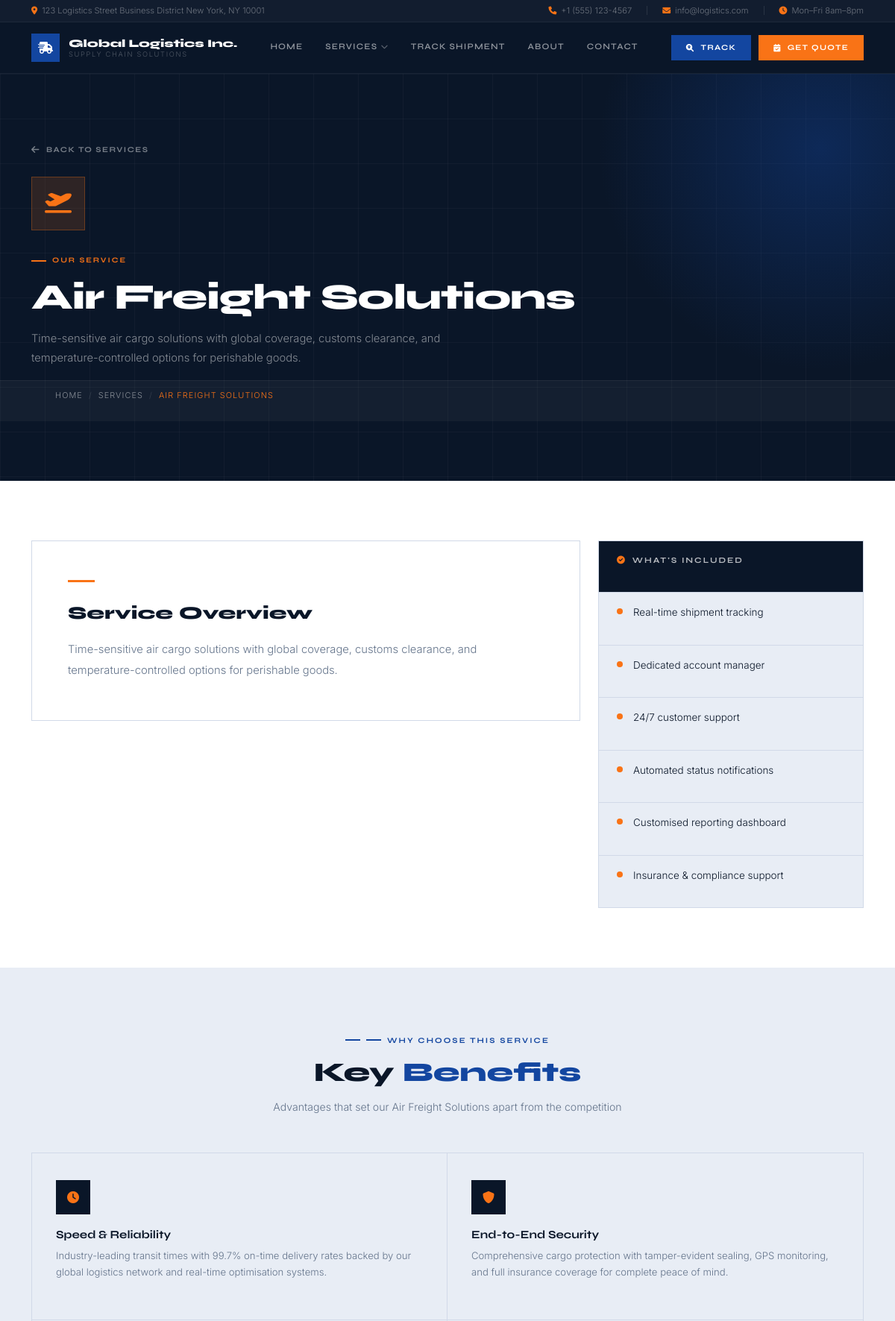
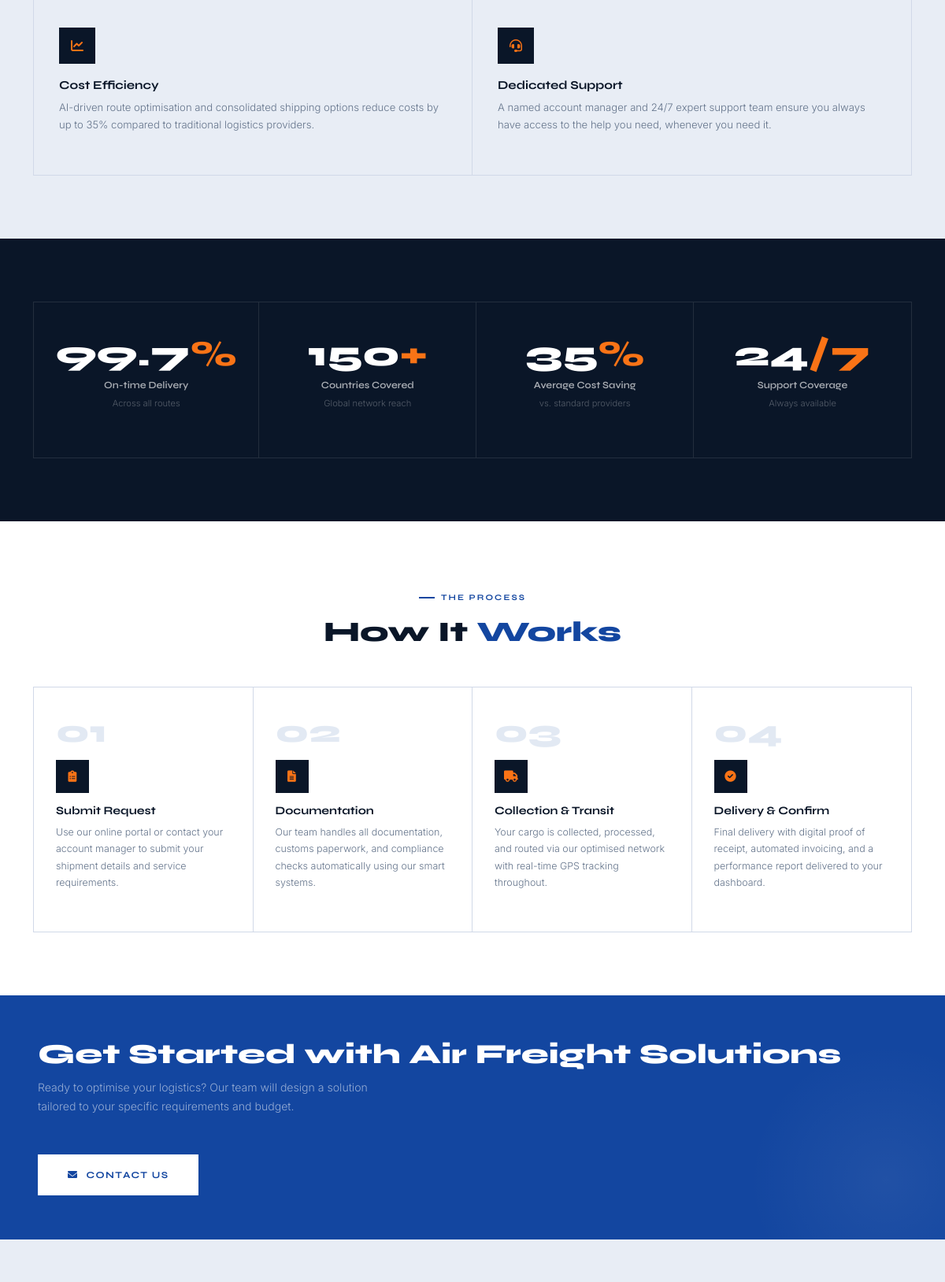
Page /pages/services/1/ (upper part) on the committed database (2 pictures, top to bottom).
### pages/models.py (models this page shows, shortened)
class SiteSettings(models.Model):
    company_name = models.CharField(max_length=200, default='Global Logistics Inc.')
    logo = models.ImageField(upload_to='logos/', blank=True, null=True)
    phone_number = models.CharField(max_length=20, default='+1 (555) 123-4567')
    email = models.EmailField(default='info@logistics.com')
    address = models.TextField(default='123 Logistics Street\nBusiness District\nNew York, NY 10001')
    footer_text = models.TextField(default='© 2024 Global Logistics Inc. All rights reserved.')
    facebook_url = models.URLField(blank=True)
    twitter_url = models.URLField(blank=True)
    linkedin_url = models.URLField(blank=True)
    instagram_url = models.URLField(blank=True)
    class Meta:
        verbose_name = 'Site Settings'
        verbose_name_plural = 'Site Settings'

class Service(models.Model):
    title = models.CharField(max_length=200)
    description = models.TextField()
    icon_class = models.CharField(max_length=50, default='fas fa-shipping-fast')
    display_order = models.IntegerField(default=0)
    is_active = models.BooleanField(default=True)
    class Meta:
        ordering = ['display_order']
        verbose_name = 'Service'
        verbose_name_plural = 'Services'

### pages/views.py (the view)
# urls.py: path('services/<int:service_id>/', views.service_detail, name='service_detail'),  # ADD THIS LINE
def service_detail(request, service_id):
    service = get_object_or_404(Service, id=service_id, is_active=True)
    context = {
        'service': service,
    }
    return render(request, 'pages/service_detail.html', context)

### templates/pages/service_detail.html (shortened to what this page needs)
{% extends 'base.html' %}
{% block content %}
<div class="page-hero">
  <div class="container hero-inner">
    <a href="{% url 'services' %}" class="hero-back"><i class="fas fa-arrow-left"></i> Back to Services</a>
    <div class="hero-service-icon"><i class="{{ service.icon_class }}"></i></div>
    <span class="hero-eyebrow">Our Service</span>
    <h1 class="hero-title">{{ service.title }}</h1>
    <p class="hero-sub">{{ service.short_description|default:service.description|truncatewords:25 }}</p>
  </div>
  <div class="bc">
    <div class="container">
      <ol>
        <li><a href="/">Home</a></li>
        <li><a href="{% url 'services' %}">Services</a></li>
        <li class="cur">{{ service.title }}</li>
      </ol>
    </div>
  </div>
</div>
<section class="section section-white">
  <div class="container">
    <div class="row g-4">
      <div class="col-lg-8">
        <div class="desc-panel">
          <div class="panel-rule"></div>
          <h2 class="panel-title">Service Overview</h2>
          <div class="panel-body">
            {{ service.description|linebreaks }}
          </div>
        </div>
      </div>
      <div class="col-lg-4">
        <div class="features-panel">
          <div class="fp-header">
            <p class="fp-header-text"><i class="fas fa-check-circle me-2" style="color:var(--accent);"></i>What's Included</p>
          </div>
          {% for feature in service.features.all %}
          <div class="feat-item">
            <div class="feat-dot"></div>
            <p class="feat-text">{{ feature.title }}</p>
          </div>
          {% empty %}
          <div class="feat-item"><div class="feat-dot"></div><p class="feat-text">Real-time shipment tracking</p></div>
          <div class="feat-item"><div class="feat-dot"></div><p class="feat-text">Dedicated account manager</p></div>
          <div class="feat-item"><div class="feat-dot"></div><p class="feat-text">24/7 customer support</p></div>
          <div class="feat-item"><div class="feat-dot"></div><p class="feat-text">Automated status notifications</p></div>
          <div class="feat-item"><div class="feat-dot"></div><p class="feat-text">Customised reporting dashboard</p></div>
          <div class="feat-item"><div class="feat-dot"></div><p class="feat-text">Insurance &amp; compliance support</p></div>
          {% endfor %}
        </div>
      </div>
    </div>
  </div>
</section>
<section class="section section-steel">
  <div class="container">
    <div class="sec-head" style="text-align:center; margin-bottom:48px;">
      <span class="sec-eye" style="display:inline-flex; align-items:center; gap:8px; font-family:var(--fs); font-size:.65rem; font-weight:700; letter-spacing:.2em; text-transform:uppercase; color:var(--blue); margin-bottom:14px;">
        <span style="width:20px; height:2px; background:var(--blue); display:block;"></span>Why Choose This Service
      </span>
      <h2 style="font-family:var(--fs); font-size:clamp(1.8rem,3vw,2.4rem); font-weight:800; color:var(--navy); margin-bottom:12px;">Key <span style="color:var(--blue);">Benefits</span></h2>
      <p style="font-size:.88rem; color:var(--gray); font-weight:300; line-height:1.8;">Advantages that set our {{ service.title }} apart from the competition</p>
    </div>
    <div class="benefits-grid">
      <div class="benefit-cell">
        <div class="benefit-icon"><i class="fas fa-clock"></i></div>
        <h3 class="benefit-name">Speed &amp; Reliability</h3>
        <p class="benefit-desc">Industry-leading transit times with 99.7% on-time delivery rates backed by our global logistics network and real-time optimisation systems.</p>
      </div>
      <div class="benefit-cell">
        <div class="benefit-icon"><i class="fas fa-shield-alt"></i></div>
        <h3 class="benefit-name">End-to-End Security</h3>
        <p class="benefit-desc">Comprehensive cargo protection with tamper-evident sealing, GPS monitoring, and full insurance coverage for complete peace of mind.</p>
      </div>
      <div class="benefit-cell">
        <div class="benefit-icon"><i class="fas fa-chart-line"></i></div>
        <h3 class="benefit-name">Cost Efficiency</h3>
        <p class="benefit-desc">AI-driven route optimisation and consolidated shipping options reduce costs by up to 35% compared to traditional logistics providers.</p>
      </div>
      <div class="benefit-cell">
        <div class="benefit-icon"><i class="fas fa-headset"></i></div>
        <h3 class="benefit-name">Dedicated Support</h3>
        <p class="benefit-desc">A named account manager and 24/7 expert support team ensure you always have access to the help you need, whenever you need it.</p>
      </div>
    </div>
  </div>
</section>
<section class="section section-navy">
  <div class="container">
    <div class="stats-grid">
      <div class="stat-cell">
        <span class="stat-num">99.7<em>%</em></span>
        <p class="stat-label">On-time Delivery</p>
        <p class="stat-note">Across all routes</p>
      </div>
      <div class="stat-cell">
        <span class="stat-num">150<em>+</em></span>
        <p class="stat-label">Countries Covered</p>
        <p class="stat-note">Global network reach</p>
      </div>
      <div class="stat-cell">
        <span class="stat-num">35<em>%</em></span>
        <p class="stat-label">Average Cost Saving</p>
        <p class="stat-note">vs. standard providers</p>
      </div>
      <div class="stat-cell">
        <span class="stat-num">24<em>/7</em></span>
        <p class="stat-label">Support Coverage</p>
        <p class="stat-note">Always available</p>
      </div>
    </div>
  </div>
</section>
<section class="section section-white">
  <div class="container">
    <div style="text-align:center; margin-bottom:48px;">
      <span style="display:inline-flex; align-items:center; gap:8px; font-family:var(--fs); font-size:.65rem; font-weight:700; letter-spacing:.2em; text-transform:uppercase; color:var(--blue); margin-bottom:14px;">
        <span style="width:20px; height:2px; background:var(--blue); display:block;"></span>The Process
      </span>
      <h2 style="font-family:var(--fs); font-size:clamp(1.8rem,3vw,2.4rem); font-weight:800; color:var(--navy);">How It <span style="color:var(--blue);">Works</span></h2>
    </div>
    <div class="steps-grid">
      <div class="step-cell">
        <div class="step-num">01</div>
        <div class="step-icon"><i class="fas fa-clipboard-list"></i></div>
        <h3 class="step-name">Submit Request</h3>
        <p class="step-desc">Use our online portal or contact your account manager to submit your shipment details and service requirements.</p>
      </div>
      <div class="step-cell">
        <div class="step-num">02</div>
        <div class="step-icon"><i class="fas fa-file-alt"></i></div>
        <h3 class="step-name">Documentation</h3>
        <p class="step-desc">Our team handles all documentation, customs paperwork, and compliance checks automatically using our smart systems.</p>
      </div>
      <div class="step-cell">
        <div class="step-num">03</div>
        <div class="step-icon"><i class="fas fa-truck"></i></div>
        <h3 class="step-name">Collection &amp; Transit</h3>
        <p class="step-desc">Your cargo is collected, processed, and routed via our optimised network with real-time GPS tracking throughout.</p>
      </div>
      <div class="step-cell">
        <div class="step-num">04</div>
        <div class="step-icon"><i class="fas fa-check-circle"></i></div>
        <h3 class="step-name">Delivery &amp; Confirm</h3>
        <p class="step-desc">Final delivery with digital proof of receipt, automated invoicing, and a performance report delivered to your dashboard.</p>
      </div>
    </div>
  </div>
</section>
<div class="cta-panel">
  <div class="cta-inner">
    <div>
      <h2 class="cta-title">Get Started with {{ service.title }}</h2>
      <p class="cta-sub">Ready to optimise your logistics? Our team will design a solution tailored to your specific requirements and budget.</p>
    </div>
    <a href="{% url 'contact' %}" class="btn-cta"><i class="fas fa-envelope"></i>Contact Us</a>
  </div>
</div>
<section class="section section-steel">
</section>
{% endblock %}

### templates/base.html (shortened to what this page needs)
<!DOCTYPE html>
<html lang="en">
<head>
  <link href="https://cdn.jsdelivr.net/npm/bootstrap@5.1.3/dist/css/bootstrap.min.css" rel="stylesheet">
  <link rel="stylesheet" href="https://cdnjs.cloudflare.com/ajax/libs/font-awesome/6.0.0/css/all.min.css">
</head>
<body>
<nav class="sc-navbar" id="sc-navbar">
  <div class="nav-topbar">
    <div class="container">
      <div class="nav-topbar-inner">
        <div class="nav-topbar-left">
          <span class="nav-topbar-item">
            <i class="fas fa-map-marker-alt"></i>
            {% if site_settings %}{{ site_settings.address }}{% else %}123 Logistics Street, Business District{% endif %}
          </span>
        </div>
        <div class="nav-topbar-right">
          <a href="tel:{% if site_settings %}{{ site_settings.phone_number }}{% else %}+15551234567{% endif %}" class="nav-topbar-item">
            <i class="fas fa-phone"></i>
            {% if site_settings %}{{ site_settings.phone_number }}{% else %}+1 (555) 123-4567{% endif %}
          </a>
          <a href="mailto:{% if site_settings %}{{ site_settings.email }}{% else %}info@logistics.com{% endif %}" class="nav-topbar-item">
            <i class="fas fa-envelope"></i>
            {% if site_settings %}{{ site_settings.email }}{% else %}info@logistics.com{% endif %}
          </a>
          <span class="nav-topbar-item">
            <i class="fas fa-clock"></i>
            Mon–Fri 8am–8pm
          </span>
        </div>
      </div>
    </div>
  </div>
  <div class="container">
    <div class="nav-main-row">
      <a href="{% url 'home' %}" class="nav-brand">
        {% if site_settings and site_settings.logo %}
          <img src="{{ site_settings.logo.url }}" alt="{{ site_settings.company_name }}">
        {% else %}
          <div class="nav-brand-logo"><i class="fas fa-shipping-fast"></i></div>
          <div class="nav-brand-text">
            <span class="nav-brand-name">{% if site_settings %}{{ site_settings.company_name }}{% else %}GlobalLogistics{% endif %}</span>
            <span class="nav-brand-tagline">Supply Chain Solutions</span>
          </div>
        {% endif %}
      </a>
      <ul class="nav-links">
        <li>
          <a href="{% url 'home' %}" class="nav-link-item {% block nav_home %}{% endblock %}">Home</a>
        </li>
        <li>
          <a href="/pages/services" class="nav-link-item {% block nav_services %}{% endblock %}">
            Services <i class="fas fa-chevron-down"></i>
          </a>
        </li>
        <li>
          <a href="/shipments/track" class="nav-link-item {% block nav_tracking %}{% endblock %}">
            Track Shipment
          </a>
        </li>
        <li>
          <a href="/pages/about" class="nav-link-item {% block nav_about %}{% endblock %}">About</a>
        </li>
        <li>
          <a href="/pages/contact" class="nav-link-item {% block nav_contact %}{% endblock %}">Contact</a>
        </li>
      </ul>
      <div class="nav-actions">
        <a href="/shipments/track" class="nav-track-btn">
          <i class="fas fa-search-location"></i> Track
        </a>
        <a href="/pages/contact" class="nav-cta-btn">
          <i class="fas fa-calendar-check"></i> Get Quote
        </a>
      </div>
    </div>
  </div>
</nav>
<main>
  {% block content %}{% endblock %}
</main>
</body>
</html>

### rows in the picture
SiteSettings: address "123 Logistics Street Business District New York, NY 10001", phone_number "+1 (555) 123-4567", email "info@logistics.com", company_name "Global Logistics Inc."
Service: title "Air Freight Solutions", short_description "Time-sensitive air cargo solutions with global coverage, customs clearance, and temperature-controlled options for perishable goods.", title "AIR FREIGHT SOLUTIONS", description "Time-sensitive air cargo solutions with global coverage, customs clearance, and temperature-controlled options for perishable goods."
